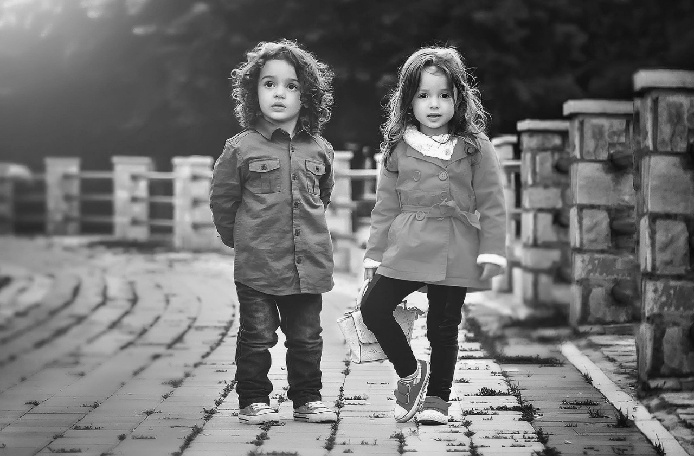
#> input picture images/children.jpg, 695 x 456 px
$ jupyter execute --allow-errors demo1.ipynb
#> lines starting #> are read from the running program, lines starting #| are printed output that depends on the picture; after the words box and inside, x2 and y2 are one past the last pixel; in counts of white or black regions, pixels touching at a corner belong together
[cell 1]
import cv2
img = cv2.imread("../images/children.jpg")
#> img is the input picture: shape (456, 695, 3); min 1, max 255, mean 111.7

[cell 2]
# 读取图片的形状
img.shape
#> Out = (456, 695, 3)

[cell 3]
# 图片的数据类型
img_dtype = img.dtype
img_dtype

[cell 4]
# opencv中,图片的(B,G,R)
b,g,r = img[6,40]
#> b = 193; g = 193; r = 193
print(b,g,r)  # b 蓝色, g绿色, r 红色
#| 193 193 193

[cell 5]
# b 蓝色
b = img[6, 40, 0]
b
#> Out = 193

[cell 6]
# g 绿色
g = img[6,40,0]
g
#> Out = 193

[cell 7]
# r 红色
r = img[6,40,2]
r
#> Out = 193

[cell 8]
# 显示图片
cv2.imshow('image1',img)
img[6:40,6:40] = (0,0,255)
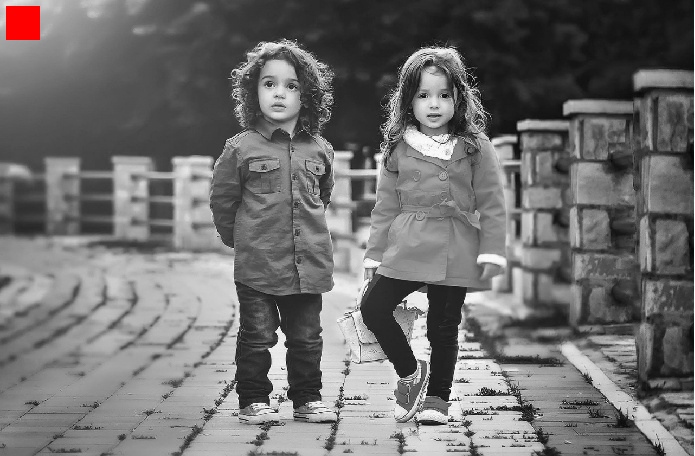
#> img: shape (456, 695, 3); 0.36% of pixels changed, all inside (x1, y1, x2, y2) = (6, 6, 40, 40)
cv2.imshow('image2',img)
# 等待
cv2.waitKey(0)
# 关闭所有窗口
cv2.destroyAllWindows()

### 读取灰度图片

[cell 9]
gray_img = cv2.imread("../images/gray.jpg",cv2.IMREAD_GRAYSCALE)
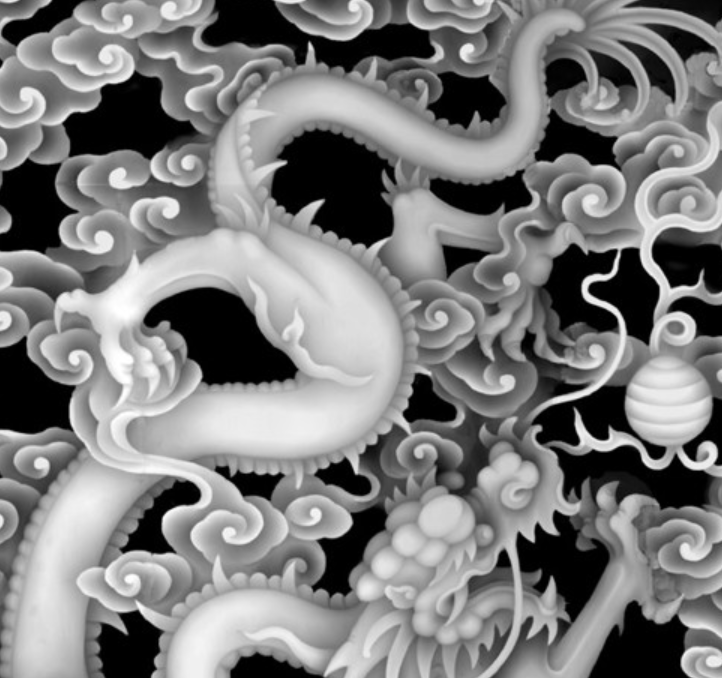
#> input picture images/gray.jpg, 722 x 678 px
#> gray_img is the input picture: shape (678, 722); min 0, max 255, mean 124.3

[cell 10]
gray_img.shape
#> Out = (678, 722)

[cell 11]
gray_img[6,40]
#> Out = 163
